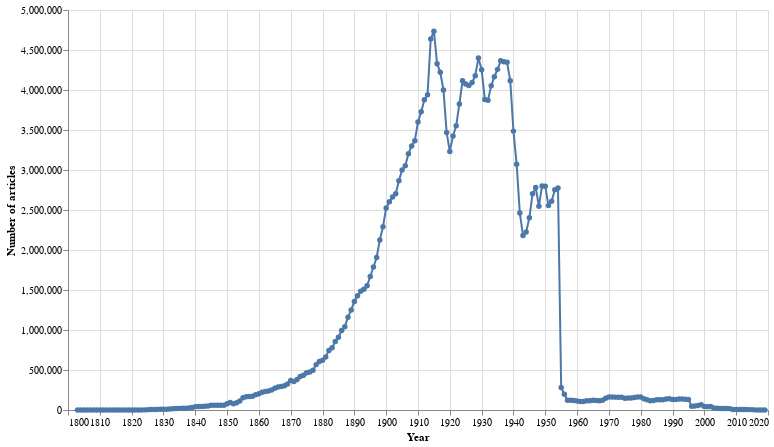

The notebook cell saved with this chart:
### Markdown cell above
Now let's create the chart.

### Code cell
# Convert the results to a dataframe
df_total = pd.DataFrame(all_facet_data)

# Make a chart 
alt.Chart(df_total).mark_line(point=True).encode(
        # Display the years along the X axis
        x=alt.X('year:Q', axis=alt.Axis(format='c', title='Year')),
        
        # Display the number of results on the Y axis (formatted using thousands separator)
        y=alt.Y('total_results:Q', axis=alt.Axis(format=',d', title='Number of articles')),
        
        # Create a tooltip when you hover over a point to show the data for that year
        tooltip=[alt.Tooltip('year:Q', title='Year'), alt.Tooltip('total_results:Q', title='Articles', format=',')]
    ).properties(width=700, height=400)

### Figure 1 — Vega-Lite specification as saved in the notebook (floating-point values rounded to 4 significant figures; data arrays with more than 128 entries replaced by an {"elided": "..."} marker saying what was removed)
{"config": {"view": {"continuousWidth": 400, "continuousHeight": 300}}, "data": {"name": "data-892a3935d9fb63b28f3417814034c330"}, "mark": {"type": "line", "point": true}, "encoding": {"tooltip": [{"type": "quantitative", "field": "year", "title": "Year"}, {"type": "quantitative", "field": "total_results", "format": ",", "title": "Articles"}], "x": {"type": "quantitative", "axis": {"format": "c", "title": "Year"}, "field": "year"}, "y": {"type": "quantitative", "axis": {"format": ",d", "title": "Number of articles"}, "field": "total_results"}}, "height": 400, "width": 700, "$schema": "https://vega.github.io/schema/vega-lite/v4.8.1.json", "datasets": {"data-892a3935d9fb63b28f3417814034c330": {"elided": "217 records"}}}
